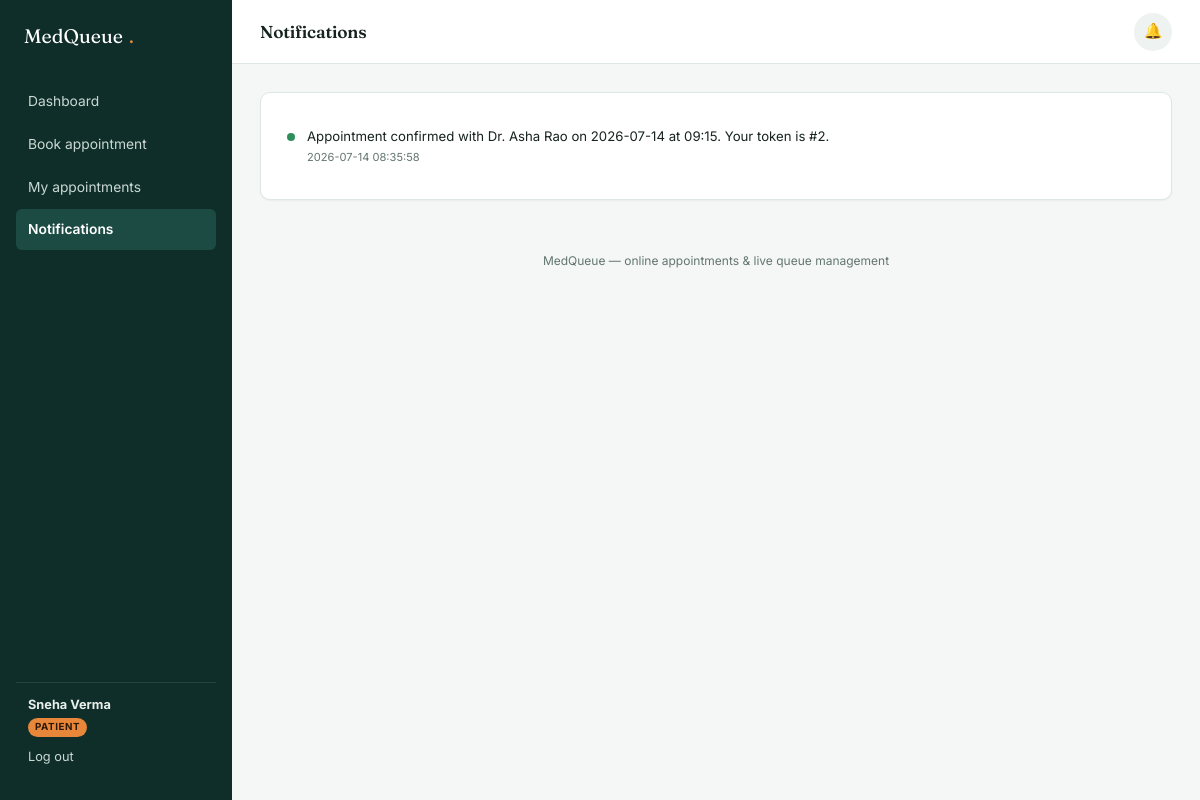
The app's page /notifications (signed in) with its own data.
### tables this page shows
CREATE TABLE users (
    id INTEGER PRIMARY KEY AUTOINCREMENT,
    name TEXT NOT NULL,
    email TEXT NOT NULL UNIQUE,
    password_hash TEXT NOT NULL,
    role TEXT NOT NULL CHECK(role IN ('patient','doctor','admin')),
    phone TEXT,
    is_active INTEGER NOT NULL DEFAULT 1,
    created_at TEXT NOT NULL DEFAULT (datetime('now'))
);

CREATE TABLE notifications (
    id INTEGER PRIMARY KEY AUTOINCREMENT,
    user_id INTEGER NOT NULL REFERENCES users(id) ON DELETE CASCADE,
    message TEXT NOT NULL,
    type TEXT NOT NULL DEFAULT 'info',
    is_read INTEGER NOT NULL DEFAULT 0,
    created_at TEXT NOT NULL DEFAULT (datetime('now'))
);

### app.py (the view)
@app.route("/notifications")
@login_required
def notifications():
    rows = db.query(
        "SELECT * FROM notifications WHERE user_id=? ORDER BY created_at DESC LIMIT 50",
        (g.user["id"],),
    )
    db.execute("UPDATE notifications SET is_read=1 WHERE user_id=?", (g.user["id"],))
    return render_template("notifications.html", notifications=rows)

### app.py (called while the page is built)
def current_user():
    if "user_id" not in session:
        return None
    return db.query("SELECT * FROM users WHERE id=?", (session["user_id"],), one=True)

@app.before_request
def load_user():
    g.user = current_user()

def login_required(view):
    @wraps(view)
    def wrapped(*a, **kw):
        if not g.user:
            flash("Please log in to continue.", "error")
            return redirect(url_for("login"))
        return view(*a, **kw)
    return wrapped

### database.py (called while the page is built)
def get_db():
    conn = sqlite3.connect(DB_PATH)
    conn.row_factory = sqlite3.Row
    conn.execute("PRAGMA foreign_keys = ON")
    return conn

def query(sql, args=(), one=False):
    conn = get_db()
    cur = conn.execute(sql, args)
    rows = cur.fetchall()
    conn.close()
    return (rows[0] if rows else None) if one else rows

def execute(sql, args=()):
    conn = get_db()
    cur = conn.execute(sql, args)
    conn.commit()
    last_id = cur.lastrowid
    conn.close()
    return last_id

### templates/notifications.html (shortened to what this page needs)
{% extends "base.html" %}
{% block page_title %}Notifications{% endblock %}
{% block content %}
<div class="card">
  {% if notifications %}
  <ul class="list-plain">
    {% for n in notifications %}
    <li class="notif-item">
      <span class="notif-dot {{ n.type }}"></span>
      <div>
        <div class="msg">{{ n.message }}</div>
        <div class="time">{{ n.created_at }}</div>
      </div>
    </li>
    {% endfor %}
  </ul>
  {% else %}
  <div class="empty-state">
    <div class="icon">🔔</div>
    <p>No notifications yet.</p>
  </div>
  {% endif %}
</div>
{% endblock %}

### templates/base.html (shortened to what this page needs)
<!DOCTYPE html>
<html lang="en">
<head>
<link rel="stylesheet" href="{{ url_for('static', filename='css/style.css') }}">
</head>
<body>
<div class="app-shell">
  <aside class="sidebar">
    <div class="brand">MedQueue<span class="dot">.</span></div>
    <nav>
      {% if g.user.role == 'patient' %}
        <a href="{{ url_for('patient_dashboard') }}" class="{{ 'active' if request.endpoint == 'patient_dashboard' }}">Dashboard</a>
        <a href="{{ url_for('book_select_doctor') }}" class="{{ 'active' if request.endpoint in ['book_select_doctor','book_appointment'] }}">Book appointment</a>
        <a href="{{ url_for('my_appointments') }}" class="{{ 'active' if request.endpoint == 'my_appointments' }}">My appointments</a>
        <a href="{{ url_for('notifications') }}" class="{{ 'active' if request.endpoint == 'notifications' }}">Notifications</a>
      {% endif %}
    </nav>
    {% if g.user %}
    <div class="user-box">
      <div><strong>{{ g.user.name }}</strong></div>
      <div class="role-tag">{{ g.user.role }}</div>
      <div style="margin-top:10px;"><a href="{{ url_for('logout') }}">Log out</a></div>
    </div>
    {% endif %}
  </aside>
  <div class="main">
    <div class="topbar">
      <h1>{% block page_title %}{% endblock %}</h1>
      <div class="actions">
        <a class="bell" href="{{ url_for('notifications') }}" aria-label="Notifications" id="bell">
          🔔
        </a>
      </div>
    </div>
    <div class="content">
      {% block content %}{% endblock %}
    </div>
    <footer class="page-footer">MedQueue &mdash; online appointments &amp; live queue management</footer>
  </div>
</div>
</body>
</html>

### static/css/style.css (style rules this page uses)
:root { --bg: #F5F7F6; --surface: #FFFFFF; --surface-sunken: #EEF2F0; --ink: #16231F; --muted: #63756F; --border: #DFE7E3; --primary: #1B4B43; --primary-light: #2F6E5F; --primary-dark: #102E29; --accent: #E8873A; --accent-dark: #C96B22; --success: #2F8F5B; --success-bg: #E5F3EA; --danger: #C2503E; --danger-bg: #FBEAE6; --info: #2C6E8F; --info-bg: #E6F0F5; --radius-sm: 6px; --radius: 10px; --radius-lg: 16px; --shadow-sm: 0 1px 2px rgba(16, 46, 41, 0.06); --shadow: 0 4px 16px rgba(16, 46, 41, 0.08); --shadow-lg: 0 12px 32px rgba(16, 46, 41, 0.14); --font-display: "Fraunces", Georgia, serif; --font-body: "Inter", -apple-system, BlinkMacSystemFont, "Segoe UI", sans-serif; --font-mono: "IBM Plex Mono", "SFMono-Regular", Consolas, monospace; }
* { box-sizing: border-box; }
html, body { margin: 0; padding: 0; background: var(--bg); color: var(--ink); font-family: var(--font-body); font-size: 15px; line-height: 1.5; -webkit-font-smoothing: antialiased; }
h1, h2, h3, h4 { font-family: var(--font-display); font-weight: 600; margin: 0 0 .4em; letter-spacing: -0.01em; }
h1 { font-size: 2rem; }
a { color: var(--primary); text-decoration: none; }
.app-shell { display: flex; min-height: 100vh; }
.sidebar { width: 232px; flex-shrink: 0; background: var(--primary-dark); color: #E8EFEC; display: flex; flex-direction: column; padding: 22px 16px; }
.sidebar .brand { font-family: var(--font-display); font-size: 1.3rem; color: #fff; display: flex; align-items: baseline; gap: 6px; margin-bottom: 30px; padding: 0 8px; }
.sidebar .brand .dot { color: var(--accent); }
.sidebar nav { display: flex; flex-direction: column; gap: 2px; flex: 1; }
.sidebar nav a { color: #C9D8D3; padding: 10px 12px; border-radius: var(--radius-sm); font-size: .92rem; display: flex; align-items: center; gap: 10px; }
.sidebar nav a.active { background: var(--primary); color: #fff; font-weight: 600; }
.sidebar .user-box { margin-top: auto; padding: 12px; border-top: 1px solid rgba(255,255,255,0.1); font-size: .85rem; }
.sidebar .user-box .role-tag { display: inline-block; text-transform: uppercase; font-size: .65rem; letter-spacing: .06em; background: var(--accent); color: #2A1706; padding: 2px 7px; border-radius: 20px; font-weight: 700; margin-top: 4px; }
.sidebar .user-box a { color: #C9D8D3; }
.main { flex: 1; min-width: 0; display: flex; flex-direction: column; }
.topbar { height: 64px; flex-shrink: 0; background: var(--surface); border-bottom: 1px solid var(--border); display: flex; align-items: center; justify-content: space-between; padding: 0 28px; }
.topbar h1 { font-size: 1.15rem; margin: 0; }
.topbar .actions { display: flex; align-items: center; gap: 16px; }
.bell { position: relative; width: 38px; height: 38px; border-radius: 50%; display: flex; align-items: center; justify-content: center; background: var(--surface-sunken); color: var(--primary); }
.content { padding: 28px; max-width: 1200px; width: 100%; margin: 0 auto; }
.card { background: var(--surface); border: 1px solid var(--border); border-radius: var(--radius); padding: 22px; box-shadow: var(--shadow-sm); }
.list-plain { list-style: none; margin: 0; padding: 0; }
.notif-item { padding: 12px 4px; border-bottom: 1px solid var(--border); display: flex; gap: 12px; }
.notif-item:last-child { border-bottom: none; }
.notif-dot { width: 8px; height: 8px; border-radius: 50%; margin-top: 6px; flex-shrink: 0; background: var(--info); }
.notif-dot.success { background: var(--success); }
.notif-item .msg { font-size: .88rem; }
.notif-item .time { font-size: .74rem; color: var(--muted); margin-top: 2px; }
footer.page-footer { text-align: center; color: var(--muted); font-size: .8rem; padding: 24px; }

### records on screen
users: user.name "Sneha Verma", user.role "PATIENT"
notifications: message "Appointment confirmed with Dr. Asha Rao on 2026-07-14 at 09:15. Your token is #2.", created_at "2026-07-14 08:35:58"
